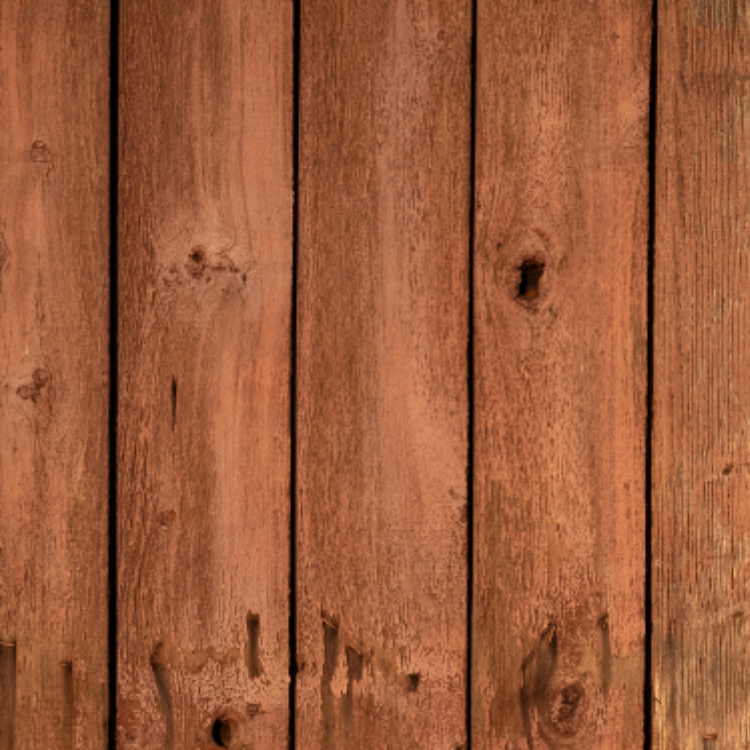
#> input picture wood_02.jpg, 750 x 750 px
$ python esercizio3.py
#> lines starting #> are read from the running program, lines starting #| are printed output that depends on the picture
# -*- coding: utf-8 -*-
"""
Created on Sat Jun 17 15:03:04 2023

@author: steta
"""

import cv2

#carico l'immagine
imm3 = cv2.imread("wood_02.jpg")
#> imm3 is the input picture: shape (750, 750, 3); mean B, G, R 59, 91.3, 156.7

#applico il canny edge detection
listelle = cv2.Canny(imm3, 50, 150)
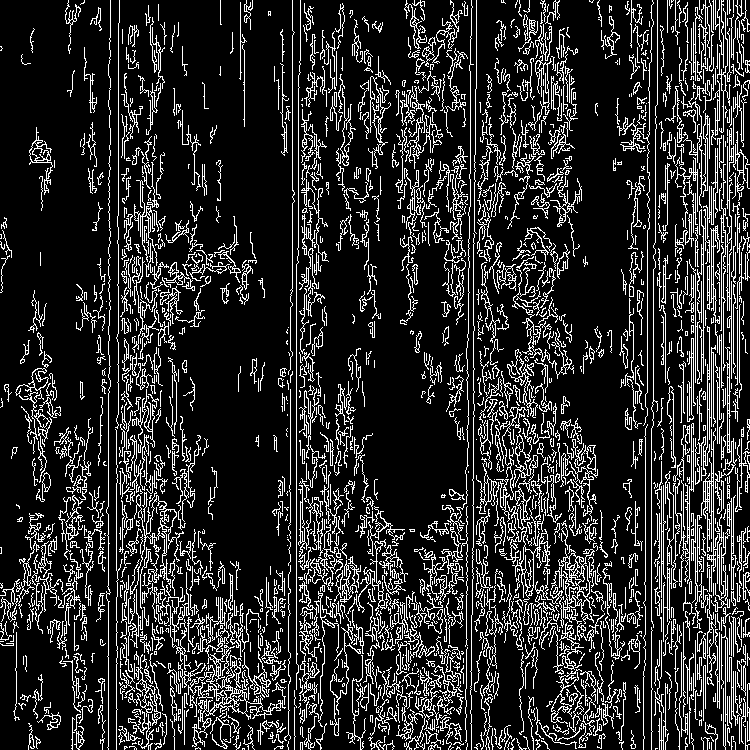
#> listelle: shape (750, 750); 16.9% white in thin lines or dots
cv2.imwrite("listelle.jpg", listelle)

#converto in scala di grigi
imm_grigia3 = cv2.cvtColor(imm3, cv2.COLOR_BGR2GRAY)
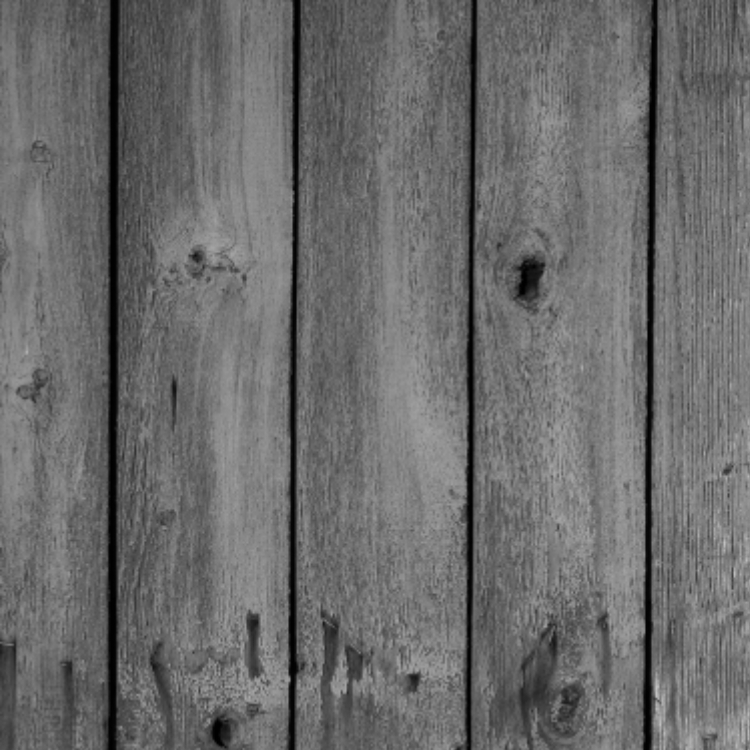
#> imm_grigia3: shape (750, 750); min 0, max 193, mean 107.2

#applico il canny edge detection, stavolta all'immagine grigia
listelle_grigio = cv2.Canny(imm_grigia3, 50, 150)
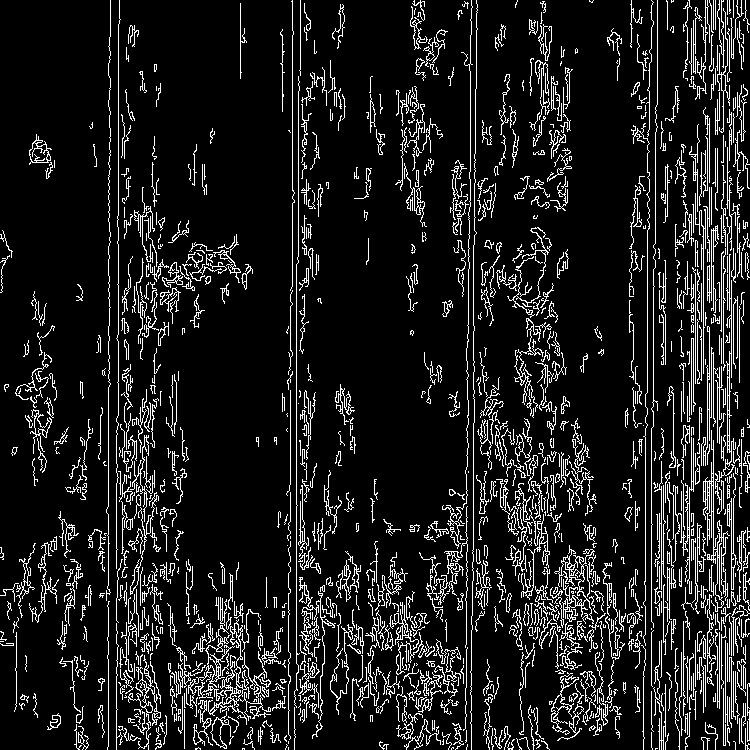
#> listelle_grigio: shape (750, 750); 11.4% white in thin lines or dots
cv2.imwrite("listelle_grigio.jpg", listelle_grigio)


#mostro le immagini e confronto il risultato per ciascuno dei due metodi
cv2.imshow("originale", imm3)
cv2.imshow("listelle", listelle)
cv2.imshow("listelle_grigio", listelle_grigio)

cv2.waitKey(0)
cv2.destroyAllWindows()

#le ultime 2 righe le inserisco altrimenti crasha l'applicazione quando eseguo il programma

$ run again, with wood_01.jpg copied over wood_02.jpg
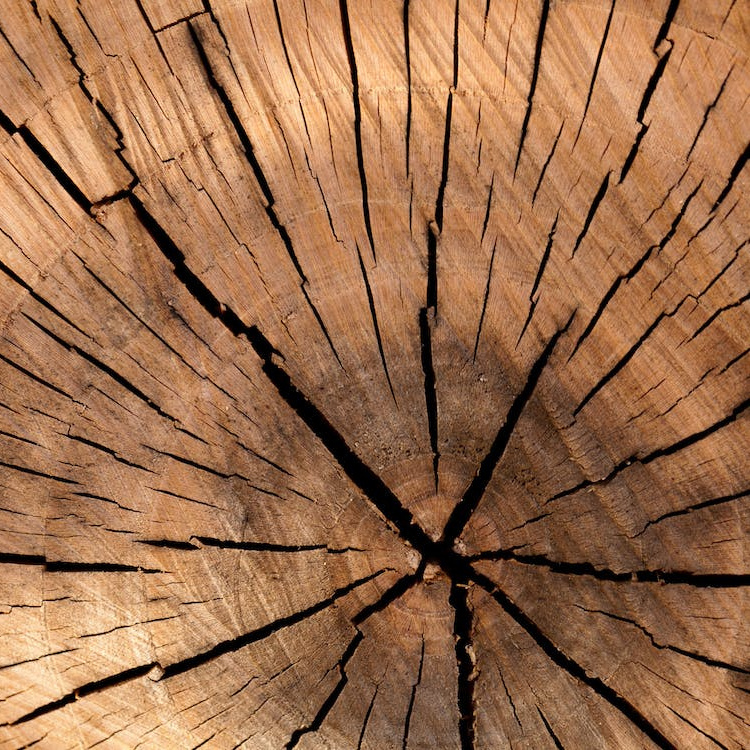
#> input picture wood_01.jpg, 750 x 750 px
#> imm3 is the input picture: shape (750, 750, 3); mean B, G, R 76.9, 109.9, 156
#> `listelle = cv2.Canny(imm3, 50, 150)`:
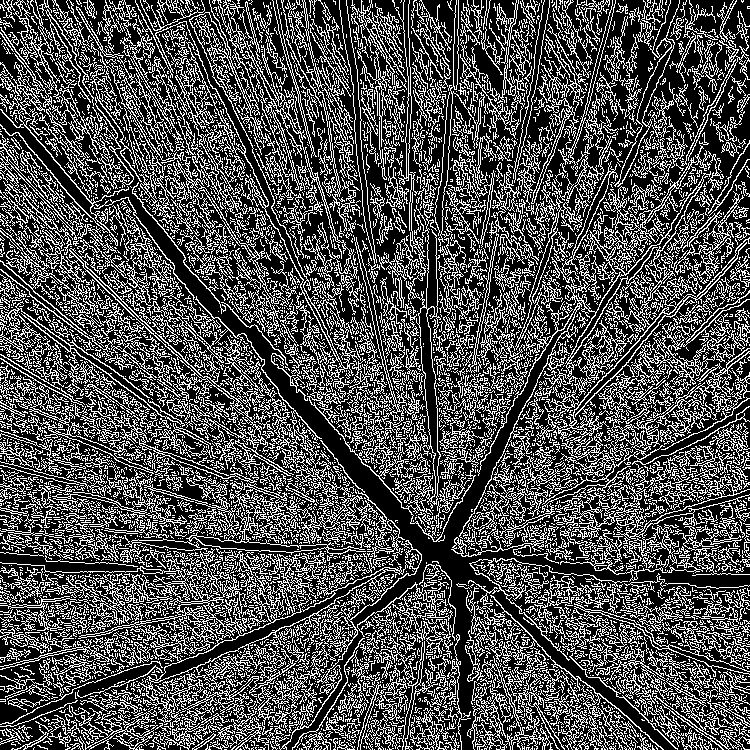
#> listelle: shape (750, 750); 31.1% white in thin lines or dots
#> `listelle_grigio = cv2.Canny(imm_grigia3, 50, 150)`:
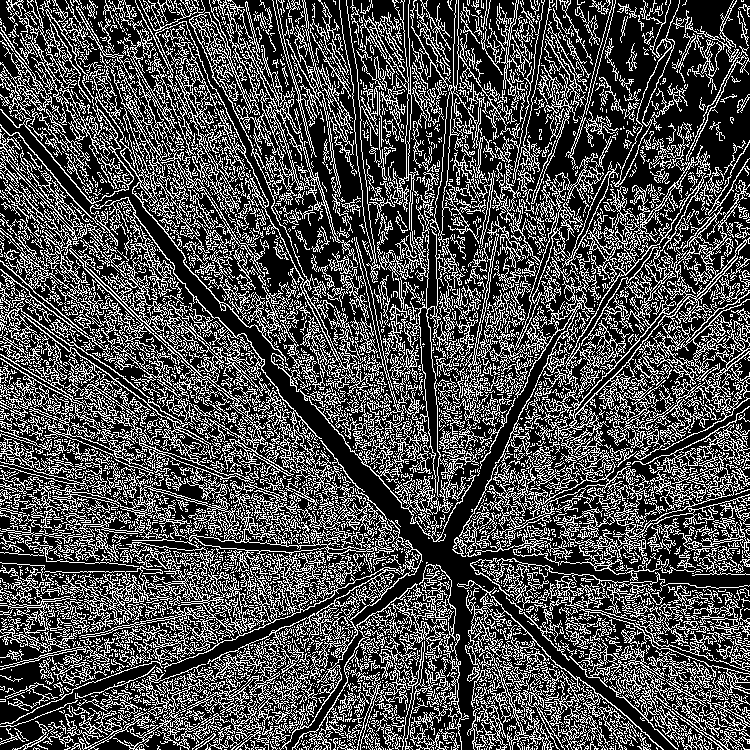
#> listelle_grigio: shape (750, 750); 30.1% white in thin lines or dots
